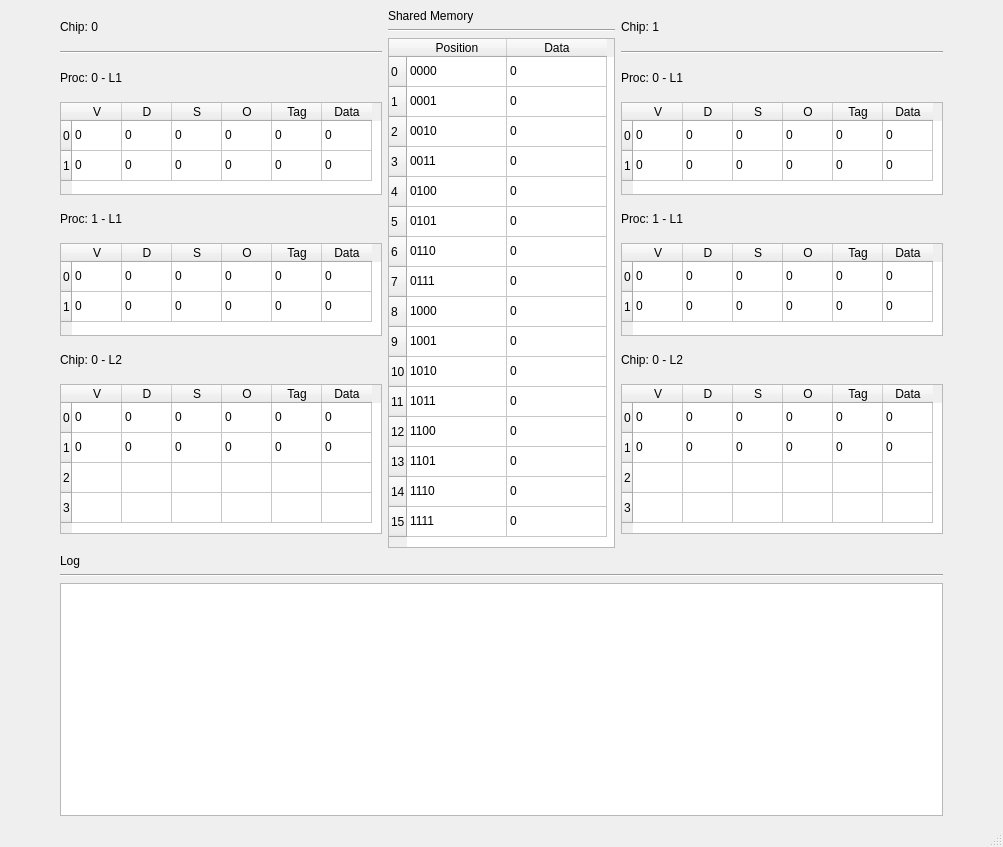
<?xml version="1.0" encoding="UTF-8"?>
<ui version="4.0">
 <class>MainWindow</class>
 <widget class="QMainWindow" name="MainWindow">
  <property name="geometry">
   <rect>
    <x>0</x>
    <y>0</y>
    <width>1003</width>
    <height>847</height>
   </rect>
  </property>
  <property name="windowTitle">
   <string>Koherence</string>
  </property>
  <widget class="QWidget" name="centralwidget">
   <layout class="QHBoxLayout" name="horizontalLayout_2">
    <item>
     <spacer name="horizontalSpacer">
      <property name="orientation">
       <enum>Qt::Horizontal</enum>
      </property>
      <property name="sizeHint" stdset="0">
       <size>
        <width>40</width>
        <height>20</height>
       </size>
      </property>
     </spacer>
    </item>
    <item>
     <layout class="QVBoxLayout" name="verticalLayout_6">
      <item>
       <layout class="QHBoxLayout" name="horizontalLayout">
        <item>
         <layout class="QVBoxLayout" name="verticalLayout">
          <item>
           <widget class="QLabel" name="label_4">
            <property name="sizePolicy">
             <sizepolicy hsizetype="Preferred" vsizetype="Maximum">
              <horstretch>0</horstretch>
              <verstretch>0</verstretch>
             </sizepolicy>
            </property>
            <property name="text">
             <string>Chip: 0</string>
            </property>
           </widget>
          </item>
          <item>
           <widget class="Line" name="line">
            <property name="orientation">
             <enum>Qt::Horizontal</enum>
            </property>
           </widget>
          </item>
          <item>
           <widget class="QLabel" name="label">
            <property name="sizePolicy">
             <sizepolicy hsizetype="Preferred" vsizetype="Fixed">
              <horstretch>0</horstretch>
              <verstretch>0</verstretch>
             </sizepolicy>
            </property>
            <property name="text">
             <string>Proc: 0 - L1</string>
            </property>
           </widget>
          </item>
          <item>
           <widget class="QTableWidget" name="cacheL1Proc0Chip0">
            <property name="sizePolicy">
             <sizepolicy hsizetype="Fixed" vsizetype="Fixed">
              <horstretch>250</horstretch>
              <verstretch>50</verstretch>
             </sizepolicy>
            </property>
            <property name="minimumSize">
             <size>
              <width>322</width>
              <height>93</height>
             </size>
            </property>
            <property name="maximumSize">
             <size>
              <width>322</width>
              <height>93</height>
             </size>
            </property>
            <property name="baseSize">
             <size>
              <width>250</width>
              <height>95</height>
             </size>
            </property>
            <property name="verticalScrollBarPolicy">
             <enum>Qt::ScrollBarAlwaysOff</enum>
            </property>
            <property name="horizontalScrollBarPolicy">
             <enum>Qt::ScrollBarAlwaysOff</enum>
            </property>
            <property name="sizeAdjustPolicy">
             <enum>QAbstractScrollArea::AdjustIgnored</enum>
            </property>
            <property name="autoScroll">
             <bool>true</bool>
            </property>
            <attribute name="horizontalHeaderDefaultSectionSize">
             <number>50</number>
            </attribute>
            <row>
             <property name="text">
              <string>0</string>
             </property>
            </row>
            <row>
             <property name="text">
              <string>1</string>
             </property>
            </row>
            <column>
             <property name="text">
              <string>V</string>
             </property>
            </column>
            <column>
             <property name="text">
              <string>D</string>
             </property>
            </column>
            <column>
             <property name="text">
              <string>S</string>
             </property>
            </column>
            <column>
             <property name="text">
              <string>O</string>
             </property>
            </column>
            <column>
             <property name="text">
              <string>Tag</string>
             </property>
            </column>
            <column>
             <property name="text">
              <string>Data</string>
             </property>
            </column>
            <item row="0" column="0">
             <property name="text">
              <string>0</string>
             </property>
            </item>
            <item row="0" column="1">
             <property name="text">
              <string>0</string>
             </property>
            </item>
            <item row="0" column="2">
             <property name="text">
              <string>0</string>
             </property>
            </item>
            <item row="0" column="3">
             <property name="text">
              <string>0</string>
             </property>
            </item>
            <item row="0" column="4">
             <property name="text">
              <string>0</string>
             </property>
            </item>
            <item row="0" column="5">
             <property name="text">
              <string>0</string>
             </property>
            </item>
            <item row="1" column="0">
             <property name="text">
              <string>0</string>
             </property>
            </item>
            <item row="1" column="1">
             <property name="text">
              <string>0</string>
             </property>
            </item>
            <item row="1" column="2">
             <property name="text">
              <string>0</string>
             </property>
            </item>
            <item row="1" column="3">
             <property name="text">
              <string>0</string>
             </property>
            </item>
            <item row="1" column="4">
             <property name="text">
              <string>0</string>
             </property>
            </item>
            <item row="1" column="5">
             <property name="text">
              <string>0</string>
             </property>
            </item>
           </widget>
          </item>
          <item>
           <widget class="QLabel" name="label_2">
            <property name="sizePolicy">
             <sizepolicy hsizetype="Preferred" vsizetype="Fixed">
              <horstretch>0</horstretch>
              <verstretch>0</verstretch>
             </sizepolicy>
            </property>
            <property name="text">
             <string>Proc: 1 - L1</string>
            </property>
           </widget>
          </item>
          <item>
           <widget class="QTableWidget" name="cacheL1Proc1Chip0">
            <property name="sizePolicy">
             <sizepolicy hsizetype="Fixed" vsizetype="Fixed">
              <horstretch>250</horstretch>
              <verstretch>50</verstretch>
             </sizepolicy>
            </property>
            <property name="minimumSize">
             <size>
              <width>322</width>
              <height>93</height>
             </size>
            </property>
            <property name="maximumSize">
             <size>
              <width>322</width>
              <height>93</height>
             </size>
            </property>
            <property name="baseSize">
             <size>
              <width>250</width>
              <height>95</height>
             </size>
            </property>
            <property name="verticalScrollBarPolicy">
             <enum>Qt::ScrollBarAlwaysOff</enum>
            </property>
            <property name="horizontalScrollBarPolicy">
             <enum>Qt::ScrollBarAlwaysOff</enum>
            </property>
            <property name="sizeAdjustPolicy">
             <enum>QAbstractScrollArea::AdjustIgnored</enum>
            </property>
            <property name="autoScroll">
             <bool>true</bool>
            </property>
            <attribute name="horizontalHeaderDefaultSectionSize">
             <number>50</number>
            </attribute>
            <row>
             <property name="text">
              <string>0</string>
             </property>
            </row>
            <row>
             <property name="text">
              <string>1</string>
             </property>
            </row>
            <column>
             <property name="text">
              <string>V</string>
             </property>
            </column>
            <column>
             <property name="text">
              <string>D</string>
             </property>
            </column>
            <column>
             <property name="text">
              <string>S</string>
             </property>
            </column>
            <column>
             <property name="text">
              <string>O</string>
             </property>
            </column>
            <column>
             <property name="text">
              <string>Tag</string>
             </property>
            </column>
            <column>
             <property name="text">
              <string>Data</string>
             </property>
            </column>
            <item row="0" column="0">
             <property name="text">
              <string>0</string>
             </property>
            </item>
            <item row="0" column="1">
             <property name="text">
              <string>0</string>
             </property>
            </item>
            <item row="0" column="2">
             <property name="text">
              <string>0</string>
             </property>
            </item>
            <item row="0" column="3">
             <property name="text">
              <string>0</string>
             </property>
            </item>
            <item row="0" column="4">
             <property name="text">
              <string>0</string>
             </property>
            </item>
            <item row="0" column="5">
             <property name="text">
              <string>0</string>
             </property>
            </item>
            <item row="1" column="0">
             <property name="text">
              <string>0</string>
             </property>
            </item>
            <item row="1" column="1">
             <property name="text">
              <string>0</string>
             </property>
            </item>
            <item row="1" column="2">
             <property name="text">
              <string>0</string>
             </property>
            </item>
            <item row="1" column="3">
             <property name="text">
              <string>0</string>
             </property>
            </item>
            <item row="1" column="4">
             <property name="text">
              <string>0</string>
             </property>
            </item>
            <item row="1" column="5">
             <property name="text">
              <string>0</string>
             </property>
            </item>
           </widget>
          </item>
          <item>
           <widget class="QLabel" name="label_3">
            <property name="sizePolicy">
             <sizepolicy hsizetype="Preferred" vsizetype="Maximum">
              <horstretch>0</horstretch>
              <verstretch>0</verstretch>
             </sizepolicy>
            </property>
            <property name="text">
             <string>Chip: 0 - L2</string>
            </property>
           </widget>
          </item>
          <item>
           <widget class="QTableWidget" name="cacheL2Chip0">
            <property name="sizePolicy">
             <sizepolicy hsizetype="Fixed" vsizetype="Fixed">
              <horstretch>0</horstretch>
              <verstretch>0</verstretch>
             </sizepolicy>
            </property>
            <property name="minimumSize">
             <size>
              <width>322</width>
              <height>150</height>
             </size>
            </property>
            <property name="maximumSize">
             <size>
              <width>322</width>
              <height>150</height>
             </size>
            </property>
            <property name="baseSize">
             <size>
              <width>800</width>
              <height>300</height>
             </size>
            </property>
            <property name="verticalScrollBarPolicy">
             <enum>Qt::ScrollBarAlwaysOff</enum>
            </property>
            <property name="horizontalScrollBarPolicy">
             <enum>Qt::ScrollBarAlwaysOff</enum>
            </property>
            <attribute name="horizontalHeaderDefaultSectionSize">
             <number>50</number>
            </attribute>
            <row>
             <property name="text">
              <string>0</string>
             </property>
            </row>
            <row>
             <property name="text">
              <string>1</string>
             </property>
            </row>
            <row>
             <property name="text">
              <string>2</string>
             </property>
            </row>
            <row>
             <property name="text">
              <string>3</string>
             </property>
            </row>
            <column>
             <property name="text">
              <string>V</string>
             </property>
            </column>
            <column>
             <property name="text">
              <string>D</string>
             </property>
            </column>
            <column>
             <property name="text">
              <string>S</string>
             </property>
            </column>
            <column>
             <property name="text">
              <string>O</string>
             </property>
            </column>
            <column>
             <property name="text">
              <string>Tag</string>
             </property>
            </column>
            <column>
             <property name="text">
              <string>Data</string>
             </property>
            </column>
            <item row="0" column="0">
             <property name="text">
              <string>0</string>
             </property>
            </item>
            <item row="0" column="1">
             <property name="text">
              <string>0</string>
             </property>
            </item>
            <item row="0" column="2">
             <property name="text">
              <string>0</string>
             </property>
            </item>
            <item row="0" column="3">
             <property name="text">
              <string>0</string>
             </property>
            </item>
            <item row="0" column="4">
             <property name="text">
              <string>0</string>
             </property>
            </item>
            <item row="0" column="5">
             <property name="text">
              <string>0</string>
             </property>
            </item>
            <item row="1" column="0">
             <property name="text">
              <string>0</string>
             </property>
            </item>
            <item row="1" column="1">
             <property name="text">
              <string>0</string>
             </property>
            </item>
            <item row="1" column="2">
             <property name="text">
              <string>0</string>
             </property>
            </item>
            <item row="1" column="3">
             <property name="text">
              <string>0</string>
             </property>
            </item>
            <item row="1" column="4">
             <property name="text">
              <string>0</string>
             </property>
            </item>
            <item row="1" column="5">
             <property name="text">
              <string>0</string>
             </property>
            </item>
           </widget>
          </item>
         </layout>
        </item>
        <item>
         <layout class="QVBoxLayout" name="verticalLayout_4">
          <item>
           <widget class="QLabel" name="label_10">
            <property name="sizePolicy">
             <sizepolicy hsizetype="Preferred" vsizetype="Fixed">
              <horstretch>0</horstretch>
              <verstretch>0</verstretch>
             </sizepolicy>
            </property>
            <property name="text">
             <string>Shared Memory</string>
            </property>
           </widget>
          </item>
          <item>
           <widget class="Line" name="line_4">
            <property name="orientation">
             <enum>Qt::Horizontal</enum>
            </property>
           </widget>
          </item>
          <item>
           <widget class="QTableWidget" name="sharedMemory">
            <property name="sizePolicy">
             <sizepolicy hsizetype="Fixed" vsizetype="Fixed">
              <horstretch>0</horstretch>
              <verstretch>0</verstretch>
             </sizepolicy>
            </property>
            <property name="minimumSize">
             <size>
              <width>227</width>
              <height>510</height>
             </size>
            </property>
            <property name="maximumSize">
             <size>
              <width>227</width>
              <height>16777215</height>
             </size>
            </property>
            <property name="baseSize">
             <size>
              <width>230</width>
              <height>0</height>
             </size>
            </property>
            <property name="verticalScrollBarPolicy">
             <enum>Qt::ScrollBarAlwaysOff</enum>
            </property>
            <property name="horizontalScrollBarPolicy">
             <enum>Qt::ScrollBarAlwaysOff</enum>
            </property>
            <row>
             <property name="text">
              <string>0</string>
             </property>
            </row>
            <row>
             <property name="text">
              <string>1</string>
             </property>
            </row>
            <row>
             <property name="text">
              <string>2</string>
             </property>
            </row>
            <row>
             <property name="text">
              <string>3</string>
             </property>
            </row>
            <row>
             <property name="text">
              <string>4</string>
             </property>
            </row>
            <row>
             <property name="text">
              <string>5</string>
             </property>
            </row>
            <row>
             <property name="text">
              <string>6</string>
             </property>
            </row>
            <row>
             <property name="text">
              <string>7</string>
             </property>
            </row>
            <row>
             <property name="text">
              <string>8</string>
             </property>
            </row>
            <row>
             <property name="text">
              <string>9</string>
             </property>
            </row>
            <row>
             <property name="text">
              <string>10</string>
             </property>
            </row>
            <row>
             <property name="text">
              <string>11</string>
             </property>
            </row>
            <row>
             <property name="text">
              <string>12</string>
             </property>
            </row>
            <row>
             <property name="text">
              <string>13</string>
             </property>
            </row>
            <row>
             <property name="text">
              <string>14</string>
             </property>
            </row>
            <row>
             <property name="text">
              <string>15</string>
             </property>
            </row>
            <column>
             <property name="text">
              <string>Position</string>
             </property>
            </column>
            <column>
             <property name="text">
              <string>Data</string>
             </property>
            </column>
            <item row="0" column="0">
             <property name="text">
              <string>0000</string>
             </property>
            </item>
            <item row="0" column="1">
             <property name="text">
              <string>0</string>
             </property>
            </item>
            <item row="1" column="0">
             <property name="text">
              <string>0001</string>
             </property>
            </item>
            <item row="1" column="1">
             <property name="text">
              <string>0</string>
             </property>
            </item>
            <item row="2" column="0">
             <property name="text">
              <string>0010</string>
             </property>
            </item>
            <item row="2" column="1">
             <property name="text">
              <string>0</string>
             </property>
            </item>
            <item row="3" column="0">
             <property name="text">
              <string>0011</string>
             </property>
            </item>
            <item row="3" column="1">
             <property name="text">
              <string>0</string>
             </property>
            </item>
            <item row="4" column="0">
             <property name="text">
              <string>0100</string>
             </property>
            </item>
            <item row="4" column="1">
             <property name="text">
              <string>0</string>
             </property>
            </item>
            <item row="5" column="0">
             <property name="text">
              <string>0101</string>
             </property>
            </item>
            <item row="5" column="1">
             <property name="text">
              <string>0</string>
             </property>
            </item>
            <item row="6" column="0">
             <property name="text">
              <string>0110</string>
             </property>
            </item>
            <item row="6" column="1">
             <property name="text">
              <string>0</string>
             </property>
            </item>
            <item row="7" column="0">
             <property name="text">
              <string>0111</string>
             </property>
            </item>
            <item row="7" column="1">
             <property name="text">
              <string>0</string>
             </property>
            </item>
            <item row="8" column="0">
             <property name="text">
              <string>1000</string>
             </property>
            </item>
            <item row="8" column="1">
             <property name="text">
              <string>0</string>
             </property>
            </item>
            <item row="9" column="0">
             <property name="text">
              <string>1001</string>
             </property>
            </item>
            <item row="9" column="1">
             <property name="text">
              <string>0</string>
             </property>
            </item>
            <item row="10" column="0">
             <property name="text">
              <string>1010</string>
             </property>
            </item>
            <item row="10" column="1">
             <property name="text">
              <string>0</string>
             </property>
            </item>
            <item row="11" column="0">
             <property name="text">
              <string>1011</string>
             </property>
            </item>
            <item row="11" column="1">
             <property name="text">
              <string>0</string>
             </property>
            </item>
            <item row="12" column="0">
             <property name="text">
              <string>1100</string>
             </property>
            </item>
            <item row="12" column="1">
             <property name="text">
              <string>0</string>
             </property>
            </item>
            <item row="13" column="0">
             <property name="text">
              <string>1101</string>
             </property>
            </item>
            <item row="13" column="1">
             <property name="text">
              <string>0</string>
             </property>
            </item>
            <item row="14" column="0">
             <property name="text">
              <string>1110</string>
             </property>
            </item>
            <item row="14" column="1">
             <property name="text">
              <string>0</string>
             </property>
            </item>
            <item row="15" column="0">
             <property name="text">
              <string>1111</string>
             </property>
            </item>
            <item row="15" column="1">
             <property name="text">
              <string>0</string>
             </property>
            </item>
           </widget>
          </item>
         </layout>
        </item>
        <item>
         <layout class="QVBoxLayout" name="verticalLayout_3">
          <item>
           <widget class="QLabel" name="label_5">
            <property name="sizePolicy">
             <sizepolicy hsizetype="Preferred" vsizetype="Maximum">
              <horstretch>0</horstretch>
              <verstretch>0</verstretch>
             </sizepolicy>
            </property>
            <property name="text">
             <string>Chip: 1</string>
            </property>
           </widget>
          </item>
          <item>
           <widget class="Line" name="line_2">
            <property name="orientation">
             <enum>Qt::Horizontal</enum>
            </property>
           </widget>
          </item>
          <item>
           <widget class="QLabel" name="label_6">
            <property name="sizePolicy">
             <sizepolicy hsizetype="Preferred" vsizetype="Fixed">
              <horstretch>0</horstretch>
              <verstretch>0</verstretch>
             </sizepolicy>
            </property>
            <property name="text">
             <string>Proc: 0 - L1</string>
            </property>
           </widget>
          </item>
          <item>
           <widget class="QTableWidget" name="cacheL1Proc0Chip1">
            <property name="sizePolicy">
             <sizepolicy hsizetype="Fixed" vsizetype="Fixed">
              <horstretch>250</horstretch>
              <verstretch>50</verstretch>
             </sizepolicy>
            </property>
            <property name="minimumSize">
             <size>
              <width>322</width>
              <height>93</height>
             </size>
            </property>
            <property name="maximumSize">
             <size>
              <width>322</width>
              <height>93</height>
             </size>
            </property>
            <property name="baseSize">
             <size>
              <width>250</width>
              <height>95</height>
             </size>
            </property>
            <property name="verticalScrollBarPolicy">
             <enum>Qt::ScrollBarAlwaysOff</enum>
            </property>
            <property name="horizontalScrollBarPolicy">
             <enum>Qt::ScrollBarAlwaysOff</enum>
            </property>
            <property name="sizeAdjustPolicy">
             <enum>QAbstractScrollArea::AdjustIgnored</enum>
            </property>
            <property name="autoScroll">
             <bool>true</bool>
            </property>
            <attribute name="horizontalHeaderDefaultSectionSize">
             <number>50</number>
            </attribute>
            <row>
             <property name="text">
              <string>0</string>
             </property>
            </row>
            <row>
             <property name="text">
              <string>1</string>
             </property>
            </row>
            <column>
             <property name="text">
              <string>V</string>
             </property>
            </column>
            <column>
             <property name="text">
              <string>D</string>
             </property>
            </column>
            <column>
             <property name="text">
              <string>S</string>
             </property>
            </column>
            <column>
             <property name="text">
              <string>O</string>
             </property>
            </column>
            <column>
             <property name="text">
              <string>Tag</string>
             </property>
            </column>
            <column>
             <property name="text">
              <string>Data</string>
             </property>
            </column>
            <item row="0" column="0">
             <property name="text">
              <string>0</string>
             </property>
            </item>
            <item row="0" column="1">
             <property name="text">
              <string>0</string>
             </property>
            </item>
            <item row="0" column="2">
             <property name="text">
              <string>0</string>
             </property>
            </item>
            <item row="0" column="3">
             <property name="text">
              <string>0</string>
             </property>
            </item>
            <item row="0" column="4">
             <property name="text">
              <string>0</string>
             </property>
            </item>
            <item row="0" column="5">
             <property name="text">
              <string>0</string>
             </property>
            </item>
            <item row="1" column="0">
             <property name="text">
              <string>0</string>
             </property>
            </item>
            <item row="1" column="1">
             <property name="text">
              <string>0</string>
             </property>
            </item>
            <item row="1" column="2">
             <property name="text">
              <string>0</string>
             </property>
            </item>
            <item row="1" column="3">
             <property name="text">
              <string>0</string>
             </property>
            </item>
            <item row="1" column="4">
             <property name="text">
              <string>0</string>
             </property>
            </item>
            <item row="1" column="5">
             <property name="text">
              <string>0</string>
             </property>
            </item>
           </widget>
          </item>
          <item>
           <widget class="QLabel" name="label_7">
            <property name="sizePolicy">
             <sizepolicy hsizetype="Preferred" vsizetype="Fixed">
              <horstretch>0</horstretch>
              <verstretch>0</verstretch>
             </sizepolicy>
            </property>
            <property name="text">
             <string>Proc: 1 - L1</string>
            </property>
           </widget>
          </item>
          <item>
           <widget class="QTableWidget" name="cacheL1Proc1Chip1">
            <property name="sizePolicy">
             <sizepolicy hsizetype="Fixed" vsizetype="Fixed">
              <horstretch>250</horstretch>
              <verstretch>50</verstretch>
             </sizepolicy>
            </property>
            <property name="minimumSize">
             <size>
              <width>322</width>
              <height>93</height>
             </size>
            </property>
            <property name="maximumSize">
             <size>
              <width>322</width>
              <height>93</height>
             </size>
            </property>
            <property name="baseSize">
             <size>
              <width>250</width>
              <height>95</height>
             </size>
            </property>
            <property name="verticalScrollBarPolicy">
             <enum>Qt::ScrollBarAlwaysOff</enum>
            </property>
            <property name="horizontalScrollBarPolicy">
             <enum>Qt::ScrollBarAlwaysOff</enum>
            </property>
            <property name="sizeAdjustPolicy">
             <enum>QAbstractScrollArea::AdjustIgnored</enum>
            </property>
            <property name="autoScroll">
             <bool>true</bool>
            </property>
            <attribute name="horizontalHeaderDefaultSectionSize">
             <number>50</number>
            </attribute>
            <row>
             <property name="text">
              <string>0</string>
             </property>
            </row>
            <row>
             <property name="text">
              <string>1</string>
             </property>
            </row>
            <column>
             <property name="text">
              <string>V</string>
             </property>
            </column>
            <column>
             <property name="text">
              <string>D</string>
             </property>
            </column>
            <column>
             <property name="text">
              <string>S</string>
             </property>
            </column>
            <column>
             <property name="text">
              <string>O</string>
             </property>
            </column>
            <column>
             <property name="text">
              <string>Tag</string>
             </property>
            </column>
            <column>
             <property name="text">
              <string>Data</string>
             </property>
            </column>
            <item row="0" column="0">
             <property name="text">
              <string>0</string>
             </property>
            </item>
            <item row="0" column="1">
             <property name="text">
              <string>0</string>
             </property>
            </item>
            <item row="0" column="2">
             <property name="text">
              <string>0</string>
             </property>
            </item>
            <item row="0" column="3">
             <property name="text">
              <string>0</string>
             </property>
            </item>
            <item row="0" column="4">
             <property name="text">
              <string>0</string>
             </property>
            </item>
            <item row="0" column="5">
             <property name="text">
              <string>0</string>
             </property>
            </item>
            <item row="1" column="0">
             <property name="text">
              <string>0</string>
             </property>
            </item>
            <item row="1" column="1">
             <property name="text">
              <string>0</string>
             </property>
            </item>
            <item row="1" column="2">
             <property name="text">
              <string>0</string>
             </property>
            </item>
            <item row="1" column="3">
             <property name="text">
              <string>0</string>
             </property>
            </item>
            <item row="1" column="4">
             <property name="text">
              <string>0</string>
             </property>
            </item>
            <item row="1" column="5">
             <property name="text">
              <string>0</string>
             </property>
            </item>
           </widget>
          </item>
          <item>
           <widget class="QLabel" name="label_8">
            <property name="sizePolicy">
             <sizepolicy hsizetype="Preferred" vsizetype="Maximum">
              <horstretch>0</horstretch>
              <verstretch>0</verstretch>
             </sizepolicy>
            </property>
            <property name="text">
             <string>Chip: 0 - L2</string>
            </property>
           </widget>
          </item>
          <item>
           <widget class="QTableWidget" name="cacheL2Chip1">
            <property name="sizePolicy">
             <sizepolicy hsizetype="Fixed" vsizetype="Fixed">
              <horstretch>0</horstretch>
              <verstretch>0</verstretch>
             </sizepolicy>
            </property>
            <property name="minimumSize">
             <size>
              <width>322</width>
              <height>150</height>
             </size>
            </property>
            <property name="maximumSize">
             <size>
              <width>322</width>
              <height>150</height>
             </size>
            </property>
            <property name="baseSize">
             <size>
              <width>800</width>
              <height>300</height>
             </size>
            </property>
            <property name="verticalScrollBarPolicy">
             <enum>Qt::ScrollBarAlwaysOff</enum>
            </property>
            <property name="horizontalScrollBarPolicy">
             <enum>Qt::ScrollBarAlwaysOff</enum>
            </property>
            <attribute name="horizontalHeaderDefaultSectionSize">
             <number>50</number>
            </attribute>
            <row>
             <property name="text">
              <string>0</string>
             </property>
            </row>
            <row>
             <property name="text">
              <string>1</string>
             </property>
            </row>
            <row>
             <property name="text">
              <string>2</string>
             </property>
            </row>
            <row>
             <property name="text">
              <string>3</string>
             </property>
            </row>
            <column>
             <property name="text">
              <string>V</string>
             </property>
            </column>
            <column>
             <property name="text">
              <string>D</string>
             </property>
            </column>
            <column>
             <property name="text">
              <string>S</string>
             </property>
            </column>
            <column>
             <property name="text">
              <string>O</string>
             </property>
            </column>
            <column>
             <property name="text">
              <string>Tag</string>
             </property>
            </column>
            <column>
             <property name="text">
              <string>Data</string>
             </property>
            </column>
            <item row="0" column="0">
             <property name="text">
              <string>0</string>
             </property>
            </item>
            <item row="0" column="1">
             <property name="text">
              <string>0</string>
             </property>
            </item>
            <item row="0" column="2">
             <property name="text">
              <string>0</string>
             </property>
            </item>
            <item row="0" column="3">
             <property name="text">
              <string>0</string>
             </property>
            </item>
            <item row="0" column="4">
             <property name="text">
              <string>0</string>
             </property>
            </item>
            <item row="0" column="5">
             <property name="text">
              <string>0</string>
             </property>
            </item>
            <item row="1" column="0">
             <property name="text">
              <string>0</string>
             </property>
            </item>
            <item row="1" column="1">
             <property name="text">
              <string>0</string>
             </property>
            </item>
            <item row="1" column="2">
             <property name="text">
              <string>0</string>
             </property>
            </item>
            <item row="1" column="3">
             <property name="text">
              <string>0</string>
             </property>
            </item>
            <item row="1" column="4">
             <property name="text">
              <string>0</string>
             </property>
            </item>
            <item row="1" column="5">
             <property name="text">
              <string>0</string>
             </property>
            </item>
           </widget>
          </item>
         </layout>
        </item>
       </layout>
      </item>
      <item>
       <layout class="QVBoxLayout" name="verticalLayout_5">
        <item>
         <widget class="QLabel" name="label_9">
          <property name="text">
           <string>Log</string>
          </property>
         </widget>
        </item>
        <item>
         <widget class="Line" name="line_3">
          <property name="orientation">
           <enum>Qt::Horizontal</enum>
          </property>
         </widget>
        </item>
        <item>
         <widget class="QTextEdit" name="log"/>
        </item>
       </layout>
      </item>
     </layout>
    </item>
    <item>
     <spacer name="horizontalSpacer_2">
      <property name="orientation">
       <enum>Qt::Horizontal</enum>
      </property>
      <property name="sizeHint" stdset="0">
       <size>
        <width>40</width>
        <height>20</height>
       </size>
      </property>
     </spacer>
    </item>
   </layout>
  </widget>
  <widget class="QMenuBar" name="menubar">
   <property name="geometry">
    <rect>
     <x>0</x>
     <y>0</y>
     <width>1003</width>
     <height>30</height>
    </rect>
   </property>
  </widget>
  <widget class="QStatusBar" name="statusbar"/>
 </widget>
 <resources/>
 <connections/>
</ui>
